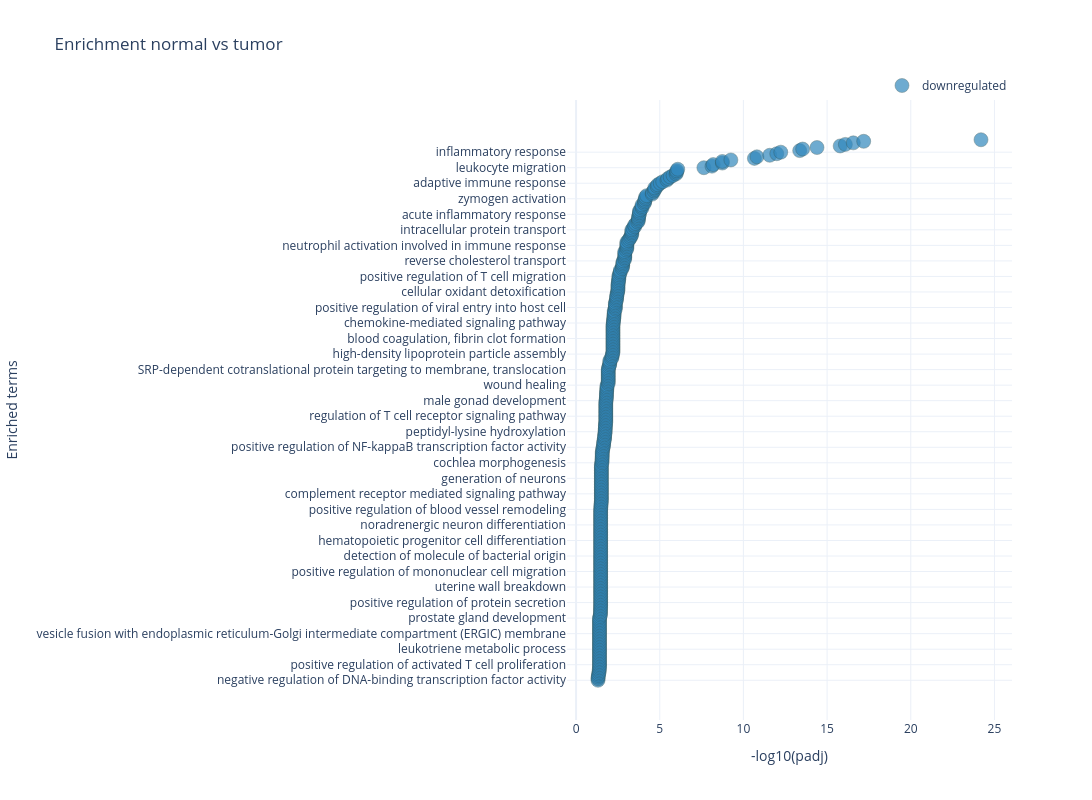

This figure's notebook cell:
### Code cell
figures = viz.get_enrichment_plots(e, identifier='enrichment', args={'width':2200})
i = 0
for fig in figures:
    iplot(fig.figure)
    viz.save_DASH_plot(fig, name="enrichment_"+str(i), plot_format='png', directory=data_dir)
    i += 1

### Figure 1 — Plotly figure (JSON) as saved in the notebook; plotly's stock layout.template omitted (floating-point values rounded to 4 significant figures; data arrays with more than 128 entries replaced by an {"elided": "..."} marker saying what was removed)
{"data": [{"customdata": {"elided": "349x7 mixed values"}, "hovertemplate": "direction=downregulated<br>x=%{x}<br>terms=%{y}<br>foreground=%{customdata[0]}<br>foreground_pop=%{customdata[1]}<br>background=%{customdata[2]}<br>background_pop=%{customdata[3]}<br>pvalue=%{customdata[4]}<br>padj=%{customdata[5]}<br>identifiers=%{customdata[6]}<extra></extra>", "legendgroup": "downregulated", "marker": {"color": "#3288bd", "line": {"color": "DarkSlateGrey", "width": 0.5}, "opacity": 0.7, "size": 14, "sizemode": "area", "sizeref": 0.2075, "symbol": "circle"}, "mode": "markers", "name": "downregulated", "orientation": "h", "showlegend": true, "type": "scatter", "x": {"elided": "349 float values"}, "xaxis": "x", "y": {"elided": "349 str values"}, "yaxis": "y"}], "layout": {"annotations": [{"showarrow": false, "text": "", "xref": "paper", "yref": "paper"}], "height": 800, "hovermode": "closest", "legend": {"orientation": "h", "x": 1, "xanchor": "right", "y": 1, "yanchor": "bottom"}, "title": {"text": "Enrichment normal vs tumor"}, "width": 2200, "xaxis": {"title": {"text": "-log10(padj)"}}, "yaxis": {"title": {"text": "Enriched terms"}}}}
